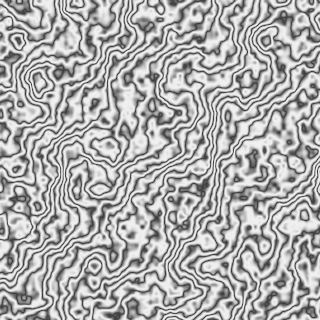
Frame 1 (no input)
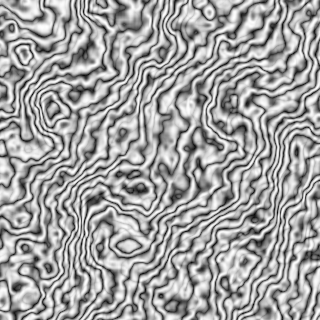
Frame 60 (the mouse pressed at the canvas centre just before this capture)
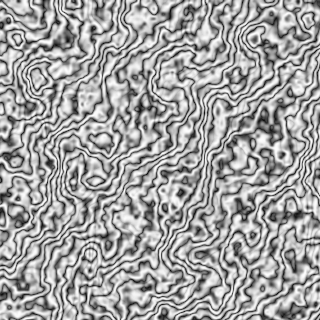
Frame 120 (the mouse held since frame 60 and released just before this capture)

The Processing sketch that drew these frames (run headless with seeded random() and noise(); from frame 60 on, the mouse is pressed at the canvas centre):

// Processing sketch: Turbulence
// ── Turbulence.pde


void setup() {
  size(320, 320); 

  }

void draw() {
  float power = random(8,10);
  float d = random(30,60);
  noStroke();
  for (int y = 0; y < height; y++)  {
    for (int x = 0; x < width; x++)  {
      float total = 0.0;
      for (float i = d; i >= 1; i = i/2.0)  {
        total += noise (x/d, y/d) * d;
      }
      float turbulence = 128.0 * total / d;
      float base = (x * 0.2) + (y * 0.12);
      float offset = base + (power * turbulence / 256.0);
      float gray = abs(sin(offset)) * 256.0;
      stroke(gray);
      point(x,y);
    }
  }
//  delay(100);
  
}
